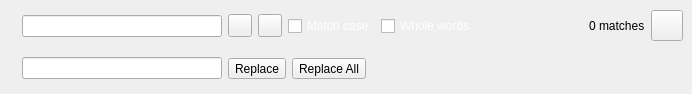
<?xml version="1.0" encoding="UTF-8"?>
<ui version="4.0">
 <class>SearchPanel</class>
 <widget class="QWidget" name="SearchPanel">
  <property name="geometry">
   <rect>
    <x>0</x>
    <y>0</y>
    <width>692</width>
    <height>94</height>
   </rect>
  </property>
  <property name="windowTitle">
   <string>Form</string>
  </property>
  <property name="styleSheet">
   <string notr="true"/>
  </property>
  <layout class="QVBoxLayout" name="verticalLayout">
   <property name="spacing">
    <number>0</number>
   </property>
   <property name="margin">
    <number>0</number>
   </property>
   <item>
    <widget class="QFrame" name="frame">
     <property name="frameShape">
      <enum>QFrame::NoFrame</enum>
     </property>
     <property name="frameShadow">
      <enum>QFrame::Raised</enum>
     </property>
     <layout class="QVBoxLayout" name="verticalLayout_2">
      <property name="spacing">
       <number>9</number>
      </property>
      <property name="margin">
       <number>9</number>
      </property>
      <item>
       <widget class="QWidget" name="widgetSearch" native="true">
        <layout class="QHBoxLayout" name="horizontalLayout">
         <property name="margin">
          <number>0</number>
         </property>
         <item>
          <widget class="QLabel" name="labelSearch">
           <property name="sizePolicy">
            <sizepolicy hsizetype="Preferred" vsizetype="Preferred">
             <horstretch>0</horstretch>
             <verstretch>0</verstretch>
            </sizepolicy>
           </property>
           <property name="minimumSize">
            <size>
             <width>0</width>
             <height>0</height>
            </size>
           </property>
           <property name="maximumSize">
            <size>
             <width>18</width>
             <height>18</height>
            </size>
           </property>
           <property name="text">
            <string/>
           </property>
           <property name="pixmap">
            <pixmap>:/pycode-icons/rc/edit-find.png</pixmap>
           </property>
           <property name="scaledContents">
            <bool>true</bool>
           </property>
          </widget>
         </item>
         <item>
          <widget class="QLineEdit" name="lineEditSearch">
           <property name="sizePolicy">
            <sizepolicy hsizetype="Preferred" vsizetype="Fixed">
             <horstretch>0</horstretch>
             <verstretch>0</verstretch>
            </sizepolicy>
           </property>
           <property name="minimumSize">
            <size>
             <width>200</width>
             <height>0</height>
            </size>
           </property>
          </widget>
         </item>
         <item>
          <widget class="QToolButton" name="toolButtonPrevious">
           <property name="text">
            <string/>
           </property>
           <property name="icon">
            <iconset>
             <normaloff>:/pyqode_icons/rc/go-up.png</normaloff>:/pyqode_icons/rc/go-up.png</iconset>
           </property>
          </widget>
         </item>
         <item>
          <widget class="QToolButton" name="toolButtonNext">
           <property name="text">
            <string/>
           </property>
           <property name="icon">
            <iconset>
             <normaloff>:/pycode-icons/rc/go-down.png</normaloff>:/pycode-icons/rc/go-down.png</iconset>
           </property>
          </widget>
         </item>
         <item>
          <widget class="QCheckBox" name="checkBoxCase">
           <property name="palette">
            <palette>
             <active>
              <colorrole role="WindowText">
               <brush brushstyle="SolidPattern">
                <color alpha="255">
                 <red>255</red>
                 <green>255</green>
                 <blue>255</blue>
                </color>
               </brush>
              </colorrole>
              <colorrole role="Text">
               <brush brushstyle="SolidPattern">
                <color alpha="255">
                 <red>255</red>
                 <green>255</green>
                 <blue>255</blue>
                </color>
               </brush>
              </colorrole>
              <colorrole role="ButtonText">
               <brush brushstyle="SolidPattern">
                <color alpha="255">
                 <red>255</red>
                 <green>255</green>
                 <blue>255</blue>
                </color>
               </brush>
              </colorrole>
             </active>
             <inactive>
              <colorrole role="WindowText">
               <brush brushstyle="SolidPattern">
                <color alpha="255">
                 <red>255</red>
                 <green>255</green>
                 <blue>255</blue>
                </color>
               </brush>
              </colorrole>
              <colorrole role="Text">
               <brush brushstyle="SolidPattern">
                <color alpha="255">
                 <red>255</red>
                 <green>255</green>
                 <blue>255</blue>
                </color>
               </brush>
              </colorrole>
              <colorrole role="ButtonText">
               <brush brushstyle="SolidPattern">
                <color alpha="255">
                 <red>255</red>
                 <green>255</green>
                 <blue>255</blue>
                </color>
               </brush>
              </colorrole>
             </inactive>
             <disabled>
              <colorrole role="WindowText">
               <brush brushstyle="SolidPattern">
                <color alpha="255">
                 <red>255</red>
                 <green>255</green>
                 <blue>255</blue>
                </color>
               </brush>
              </colorrole>
              <colorrole role="Text">
               <brush brushstyle="SolidPattern">
                <color alpha="255">
                 <red>255</red>
                 <green>255</green>
                 <blue>255</blue>
                </color>
               </brush>
              </colorrole>
              <colorrole role="ButtonText">
               <brush brushstyle="SolidPattern">
                <color alpha="255">
                 <red>255</red>
                 <green>255</green>
                 <blue>255</blue>
                </color>
               </brush>
              </colorrole>
             </disabled>
            </palette>
           </property>
           <property name="styleSheet">
            <string notr="true"/>
           </property>
           <property name="text">
            <string>Match case</string>
           </property>
          </widget>
         </item>
         <item>
          <widget class="QCheckBox" name="checkBoxWholeWords">
           <property name="palette">
            <palette>
             <active>
              <colorrole role="WindowText">
               <brush brushstyle="SolidPattern">
                <color alpha="255">
                 <red>255</red>
                 <green>255</green>
                 <blue>255</blue>
                </color>
               </brush>
              </colorrole>
              <colorrole role="Text">
               <brush brushstyle="SolidPattern">
                <color alpha="255">
                 <red>255</red>
                 <green>255</green>
                 <blue>255</blue>
                </color>
               </brush>
              </colorrole>
              <colorrole role="ButtonText">
               <brush brushstyle="SolidPattern">
                <color alpha="255">
                 <red>255</red>
                 <green>255</green>
                 <blue>255</blue>
                </color>
               </brush>
              </colorrole>
             </active>
             <inactive>
              <colorrole role="WindowText">
               <brush brushstyle="SolidPattern">
                <color alpha="255">
                 <red>255</red>
                 <green>255</green>
                 <blue>255</blue>
                </color>
               </brush>
              </colorrole>
              <colorrole role="Text">
               <brush brushstyle="SolidPattern">
                <color alpha="255">
                 <red>255</red>
                 <green>255</green>
                 <blue>255</blue>
                </color>
               </brush>
              </colorrole>
              <colorrole role="ButtonText">
               <brush brushstyle="SolidPattern">
                <color alpha="255">
                 <red>255</red>
                 <green>255</green>
                 <blue>255</blue>
                </color>
               </brush>
              </colorrole>
             </inactive>
             <disabled>
              <colorrole role="WindowText">
               <brush brushstyle="SolidPattern">
                <color alpha="255">
                 <red>255</red>
                 <green>255</green>
                 <blue>255</blue>
                </color>
               </brush>
              </colorrole>
              <colorrole role="Text">
               <brush brushstyle="SolidPattern">
                <color alpha="255">
                 <red>255</red>
                 <green>255</green>
                 <blue>255</blue>
                </color>
               </brush>
              </colorrole>
              <colorrole role="ButtonText">
               <brush brushstyle="SolidPattern">
                <color alpha="255">
                 <red>255</red>
                 <green>255</green>
                 <blue>255</blue>
                </color>
               </brush>
              </colorrole>
             </disabled>
            </palette>
           </property>
           <property name="text">
            <string>Whole words</string>
           </property>
          </widget>
         </item>
         <item>
          <spacer name="horizontalSpacer">
           <property name="orientation">
            <enum>Qt::Horizontal</enum>
           </property>
           <property name="sizeHint" stdset="0">
            <size>
             <width>40</width>
             <height>20</height>
            </size>
           </property>
          </spacer>
         </item>
         <item>
          <widget class="QLabel" name="labelMatches">
           <property name="text">
            <string>0 matches</string>
           </property>
          </widget>
         </item>
         <item>
          <widget class="QToolButton" name="toolButtonClose">
           <property name="text">
            <string/>
           </property>
           <property name="icon">
            <iconset>
             <normaloff>:/pycode-icons/rc/close.png</normaloff>:/pycode-icons/rc/close.png</iconset>
           </property>
           <property name="iconSize">
            <size>
             <width>24</width>
             <height>24</height>
            </size>
           </property>
          </widget>
         </item>
        </layout>
       </widget>
      </item>
      <item>
       <widget class="QWidget" name="widgetReplace" native="true">
        <layout class="QHBoxLayout" name="horizontalLayout_2">
         <property name="margin">
          <number>0</number>
         </property>
         <item>
          <widget class="QLabel" name="labelReplace">
           <property name="maximumSize">
            <size>
             <width>18</width>
             <height>18</height>
            </size>
           </property>
           <property name="text">
            <string/>
           </property>
           <property name="pixmap">
            <pixmap>:/pycode-icons/rc/edit-find-replace.png</pixmap>
           </property>
           <property name="scaledContents">
            <bool>true</bool>
           </property>
          </widget>
         </item>
         <item>
          <widget class="QLineEdit" name="lineEditReplace">
           <property name="sizePolicy">
            <sizepolicy hsizetype="Preferred" vsizetype="Fixed">
             <horstretch>0</horstretch>
             <verstretch>0</verstretch>
            </sizepolicy>
           </property>
           <property name="minimumSize">
            <size>
             <width>200</width>
             <height>0</height>
            </size>
           </property>
          </widget>
         </item>
         <item>
          <widget class="QToolButton" name="toolButtonReplace">
           <property name="text">
            <string>Replace</string>
           </property>
          </widget>
         </item>
         <item>
          <widget class="QToolButton" name="toolButtonReplaceAll">
           <property name="text">
            <string>Replace All</string>
           </property>
          </widget>
         </item>
         <item>
          <spacer name="horizontalSpacer_2">
           <property name="orientation">
            <enum>Qt::Horizontal</enum>
           </property>
           <property name="sizeHint" stdset="0">
            <size>
             <width>40</width>
             <height>20</height>
            </size>
           </property>
          </spacer>
         </item>
        </layout>
        <zorder>lineEditReplace</zorder>
        <zorder>toolButtonReplace</zorder>
        <zorder>toolButtonReplaceAll</zorder>
        <zorder>horizontalSpacer_2</zorder>
        <zorder>labelReplace</zorder>
       </widget>
      </item>
     </layout>
    </widget>
   </item>
  </layout>
  <action name="actionSearch">
   <property name="icon">
    <iconset theme="edit-find">
     <normaloff>:/pycode-icons/rc/edit-find.png</normaloff>:/pycode-icons/rc/edit-find.png</iconset>
   </property>
   <property name="text">
    <string>Search</string>
   </property>
   <property name="toolTip">
    <string>Show the search panel</string>
   </property>
   <property name="shortcut">
    <string>Ctrl+F</string>
   </property>
   <property name="iconVisibleInMenu">
    <bool>true</bool>
   </property>
  </action>
  <action name="actionActionSearchAndReplace">
   <property name="icon">
    <iconset theme="edit-find-replace">
     <normaloff>:/pycode-icons/rc/edit-find-replace.png</normaloff>:/pycode-icons/rc/edit-find-replace.png</iconset>
   </property>
   <property name="text">
    <string>Search and replace</string>
   </property>
   <property name="toolTip">
    <string>Show the search and replace panel</string>
   </property>
   <property name="shortcut">
    <string>Ctrl+R</string>
   </property>
   <property name="iconVisibleInMenu">
    <bool>true</bool>
   </property>
  </action>
  <action name="actionFindNext">
   <property name="icon">
    <iconset theme="go-down">
     <normaloff>:/pycode-icons/rc/go-down.png</normaloff>:/pycode-icons/rc/go-down.png</iconset>
   </property>
   <property name="text">
    <string>Find next</string>
   </property>
   <property name="toolTip">
    <string>Find the next occurrence (downward)</string>
   </property>
   <property name="shortcut">
    <string>F3</string>
   </property>
   <property name="iconVisibleInMenu">
    <bool>true</bool>
   </property>
  </action>
  <action name="actionFindPrevious">
   <property name="icon">
    <iconset theme="go-up">
     <normaloff>:/pycode-icons/rc/go-up.png</normaloff>:/pycode-icons/rc/go-up.png</iconset>
   </property>
   <property name="text">
    <string>Find previous</string>
   </property>
   <property name="toolTip">
    <string>Find previous occurrence (upward)</string>
   </property>
   <property name="shortcut">
    <string>Shift+F3</string>
   </property>
   <property name="iconVisibleInMenu">
    <bool>true</bool>
   </property>
  </action>
 </widget>
 <tabstops>
  <tabstop>lineEditSearch</tabstop>
  <tabstop>lineEditReplace</tabstop>
  <tabstop>toolButtonPrevious</tabstop>
  <tabstop>toolButtonNext</tabstop>
  <tabstop>checkBoxCase</tabstop>
  <tabstop>checkBoxWholeWords</tabstop>
  <tabstop>toolButtonReplace</tabstop>
  <tabstop>toolButtonReplaceAll</tabstop>
  <tabstop>toolButtonClose</tabstop>
 </tabstops>
 <resources>
  <include location="pyqode_core.qrc"/>
 </resources>
 <connections/>
</ui>
